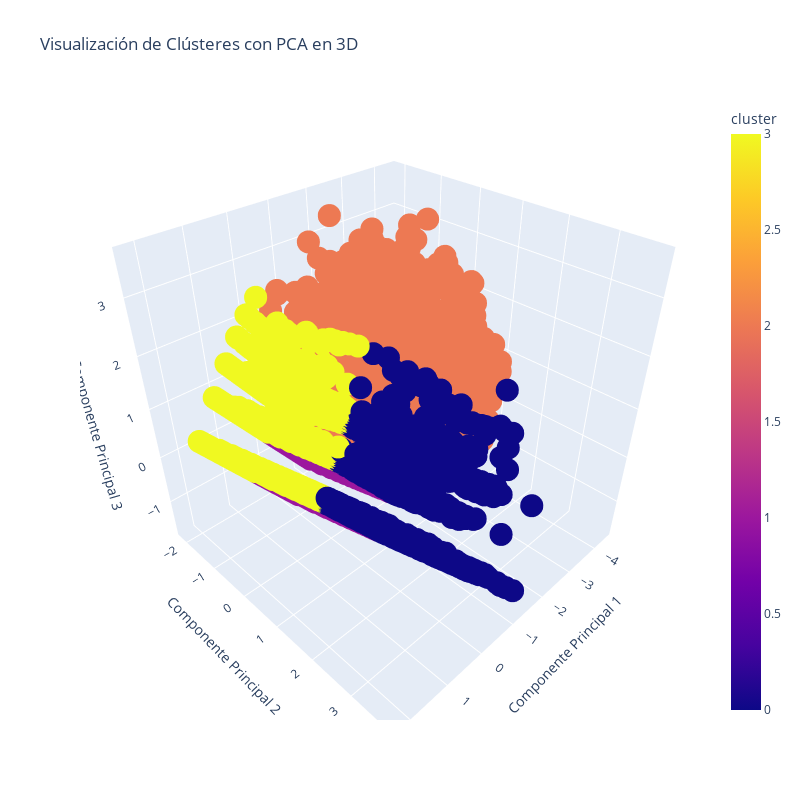

Notebook cell for this chart:
### Code cell
from sklearn.decomposition import PCA
import pandas as pd
import matplotlib.pyplot as plt
from mpl_toolkits.mplot3d import Axes3D # Importación para gráficos 3D
import seaborn as sns

# Aplicar PCA para reducir a 3 componentes
pca_3d = PCA(n_components=3)
X_pca_3d = pca_3d.fit_transform(X_scaled)

# Crear un DataFrame con los 3 componentes y los clústeres
df_pca_3d = pd.DataFrame(data=X_pca_3d, columns=['PC1', 'PC2', 'PC3'])
df_pca_3d['cluster'] = df['cluster']

#Visualizar los clústeres en un gráfico 3D
import plotly.express as px

# Asumiendo que df_pca_3d tiene las columnas 'PC1', 'PC2', 'PC3' y 'cluster'
fig = px.scatter_3d(
    df_pca_3d, 
    x='PC1', 
    y='PC2', 
    z='PC3',
    color='cluster',
    title='Visualización de Clústeres con PCA en 3D',
    labels={'PC1': 'Componente Principal 1', 
            'PC2': 'Componente Principal 2', 
            'PC3': 'Componente Principal 3'}
)

fig.update_layout(
    height=800,
    width=800,
    scene=dict(
        aspectmode='cube' 
    )
)


fig.show()

### Figure 1 — Plotly figure (JSON) as saved in the notebook; plotly's stock layout.template omitted (floating-point values rounded to 4 significant figures; data arrays with more than 128 entries replaced by an {"elided": "..."} marker saying what was removed)
{"data": [{"hovertemplate": "Componente Principal 1=%{x}<br>Componente Principal 2=%{y}<br>Componente Principal 3=%{z}<br>cluster=%{marker.color}<extra></extra>", "legendgroup": "", "marker": {"color": {"elided": "17377 int values"}, "coloraxis": "coloraxis", "symbol": "circle"}, "mode": "markers", "name": "", "scene": "scene", "showlegend": false, "type": "scatter3d", "x": {"elided": "17377 float values"}, "y": {"elided": "17377 float values"}, "z": {"elided": "17377 float values"}}], "layout": {"coloraxis": {"colorbar": {"title": {"text": "cluster"}}, "colorscale": [[0, "#0d0887"], [0.1111, "#46039f"], [0.2222, "#7201a8"], [0.3333, "#9c179e"], [0.4444, "#bd3786"], [0.5556, "#d8576b"], [0.6667, "#ed7953"], [0.7778, "#fb9f3a"], [0.8889, "#fdca26"], [1, "#f0f921"]]}, "height": 800, "legend": {"tracegroupgap": 0}, "scene": {"aspectmode": "cube", "domain": {"x": [0, 1], "y": [0, 1]}, "xaxis": {"title": {"text": "Componente Principal 1"}}, "yaxis": {"title": {"text": "Componente Principal 2"}}, "zaxis": {"title": {"text": "Componente Principal 3"}}}, "title": {"text": "Visualización de Clústeres con PCA en 3D"}, "width": 800}}
